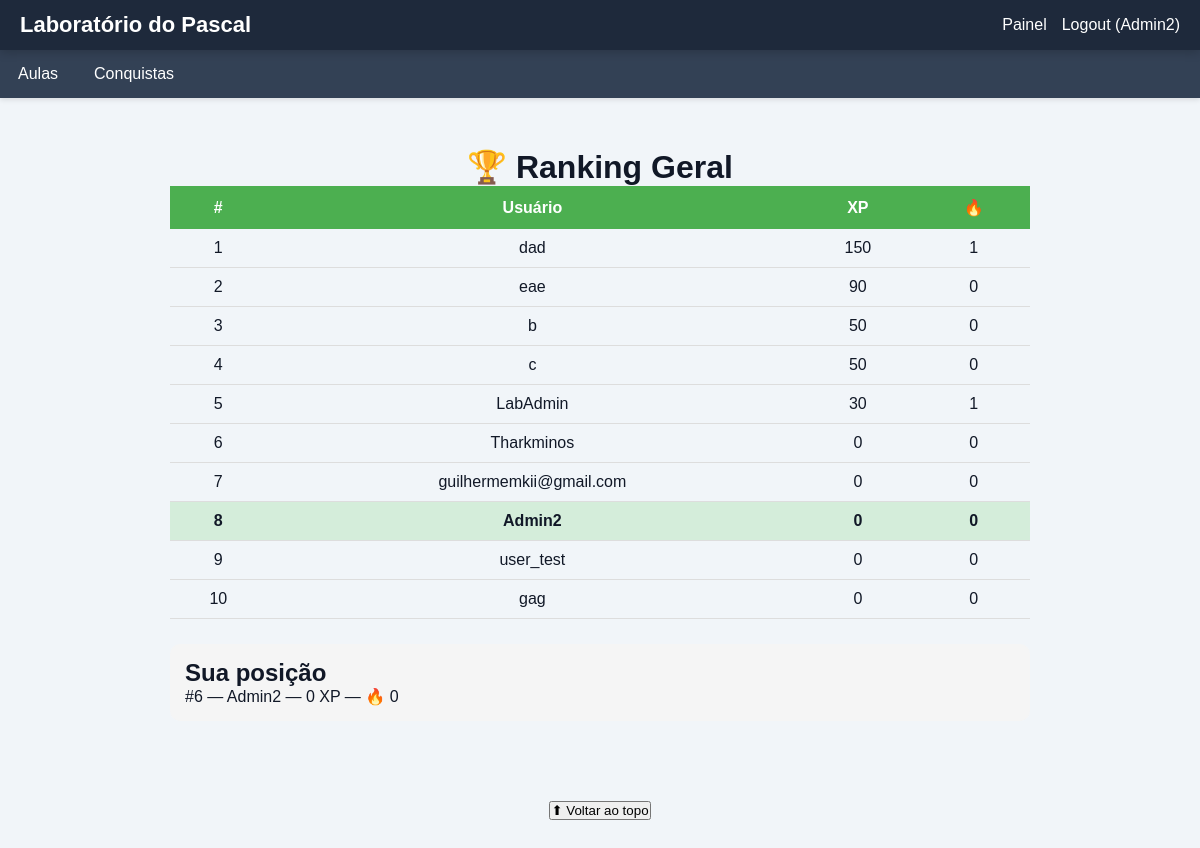
The page /ranking (signed in) on the database its author committed.
### tables this page shows
CREATE TABLE usuarios (

    id INTEGER PRIMARY KEY AUTOINCREMENT,

    usuario TEXT UNIQUE,

    email TEXT UNIQUE,

    senha TEXT,

    xp INTEGER DEFAULT 0,

    nivel INTEGER DEFAULT 1,

    avatar TEXT,

    bio TEXT

, streak
            INTEGER DEFAULT 0, ultimo_acesso
            TEXT, admin INTEGER DEFAULT 0, professor INTEGER DEFAULT 0, monitor INTEGER DEFAULT 0);

### app.py (the view)
@app.route("/ranking")
def ranking():
    conn = sqlite3.connect(
        "site.db"
    )
    cursor = conn.cursor()
    cursor.execute(
        """
        SELECT
            usuario,
            xp,
            streak
        FROM usuarios
        ORDER BY xp DESC
        LIMIT 10
        """
    )
    ranking = cursor.fetchall()
    posicao_usuario = None
    if "id" in session:
        cursor.execute(
            """
            SELECT COUNT(*) + 1
            FROM usuarios
            WHERE xp >
            (
                SELECT xp
                FROM usuarios
                WHERE id = ?
            )
            """,
            (
                session["id"],
            )
        )
        posicao_usuario = (
            cursor.fetchone()[0]
        )
        cursor.execute(
            """
            SELECT
                usuario,
                xp,
                streak
            FROM usuarios
            WHERE id = ?
            """,
            (
                session["id"],
            )
        )
        usuario_logado = (
            cursor.fetchone()
        )
    else:
        usuario_logado = None
    conn.close()
    return render_template(
        "ranking.html",
        ranking=ranking,
        usuario_logado=usuario_logado,
        posicao_usuario=posicao_usuario
    )# ============== DEBUG NIVEL ===============

### templates/ranking.html
{% extends "base.html" %}
{% block content %}
<div class="container-ranking">
    <h1>
        🏆 Ranking Geral
    </h1>
    <table>
        <tr>
            <th>#</th>
            <th>Usuário</th>
            <th>XP</th>
            <th>🔥</th>
        </tr>
        {% for jogador in ranking %}
        <tr
        {% if usuario_logado
        and jogador[0] ==
        usuario_logado[0] %}
        class="usuario-logado"
        {% endif %}
        >
            <td>
                {{ loop.index }}
            </td>
            <td>
                {{ jogador[0] }}
            </td>
            <td>
                {{ jogador[1] }}
            </td>
            <td>
                {{ jogador[2] }}
            </td>
        </tr>
        {% endfor %}
    </table>
    {% if usuario_logado %}
    <div class="minha-posicao">
        <h2>
            Sua posição
        </h2>
        <p>
            #{{ posicao_usuario }}
            —
            {{ usuario_logado[0] }}
            —
            {{ usuario_logado[1] }} XP
            —
            🔥 {{ usuario_logado[2] }}
        </p>
    </div>
    {% endif %}
</div>
{% endblock %}

### templates/base.html (shortened to what this page needs)
<!DOCTYPE html>
<html lang="pt-br">
<head>
    <link rel="stylesheet"
          href="{{ url_for('static', filename='css/style.css') }}">
</head>
<body>
<header class="topo">
    <div class="logo-area">
        <div class="logo">
            <a href="/">
                Laboratório do Pascal
            </a>
        </div>
    </div>
    <div class="login">
        {% if session.usuario %}
            <a href="/admin">
                Painel
            </a>
            <a href="/logout">
                Logout ({{ session.usuario }})
            </a>
        {% endif %}
    </div>
</header>
<nav class="menu" id="menu">
    <ul>
        <li class="menu-item">
            <span>
                Aulas
            </span>
        </li>
        <li class="menu-item">
            <a href="/conquistas">
                Conquistas
            </a>
        </li>
    </ul>
</nav>
<main class="conteudo">
    {% block content %}
    {% endblock %}
</main>
<footer class="rodape">
    <button onclick="scrollTopo()">
        ⬆ Voltar ao topo
    </button>
</footer>
</body>
</html>

### static/css/style.css (style rules this page uses)
* { margin: 0; padding: 0; box-sizing: border-box; }
body { font-family: Arial, sans-serif; background: #f1f5f9; color: #111827; }
a { text-decoration: none; }
.topo { display: flex; justify-content: space-between; align-items: center; background: #1e293b; color: white; padding: 12px 20px; position: sticky; top: 0; z-index: 1000; box-shadow: 0 2px 10px rgba(0,0,0,0.2); }
.logo-area { display: flex; align-items: center; gap: 10px; }
.logo a { color: white; font-size: 22px; font-weight: bold; }
.login { display: flex; align-items: center; gap: 15px; }
.login a { color: white; transition: 0.2s; }
.menu { background: #334155; box-shadow: 0 2px 5px rgba(0,0,0,0.1); }
.menu ul { list-style: none; display: flex; }
.menu-item { position: relative; }
.menu-item > span, .menu-item > a { display: block; padding: 15px 18px; color: white; cursor: pointer; transition: 0.2s; }
.conteudo { max-width: 1100px; margin: auto; padding: 30px 20px; }
.conteudo h1 { display:flex; flex-direction:column; align-items:center; text-align:center; }
.rodape { text-align: center; padding: 30px; color: #475569; }
.container-ranking { max-width:900px; margin:auto; padding:20px; }
.container-ranking table { width:100%; border-collapse:collapse; }
.container-ranking th { padding:12px; background:#4caf50; color:white; }
.container-ranking td { padding:10px; text-align:center; border-bottom:1px solid #ddd; }
.usuario-logado { background:#d4edda; font-weight:bold; }
.minha-posicao { margin-top:25px; padding:15px; border-radius:10px; background:#f5f5f5; }

### rows shown on the page
usuarios: usuario "Admin2", xp "0", streak "0"
usuarios: usuario "dad", xp "150", streak "1"
usuarios: usuario "eae", xp "90", streak "0"
usuarios: usuario "b", xp "50", streak "0"
usuarios: usuario "c", xp "50", streak "0"
usuarios: usuario "LabAdmin", xp "30", streak "1"
usuarios: usuario "Tharkminos", xp "0", streak "0"
usuarios: usuario "guilhermemkii@gmail.com", xp "0", streak "0"
usuarios: usuario "user_test", xp "0", streak "0"
usuarios: usuario "gag", xp "0", streak "0"

### other values the page prints
{{ posicao_usuario }} "6"
